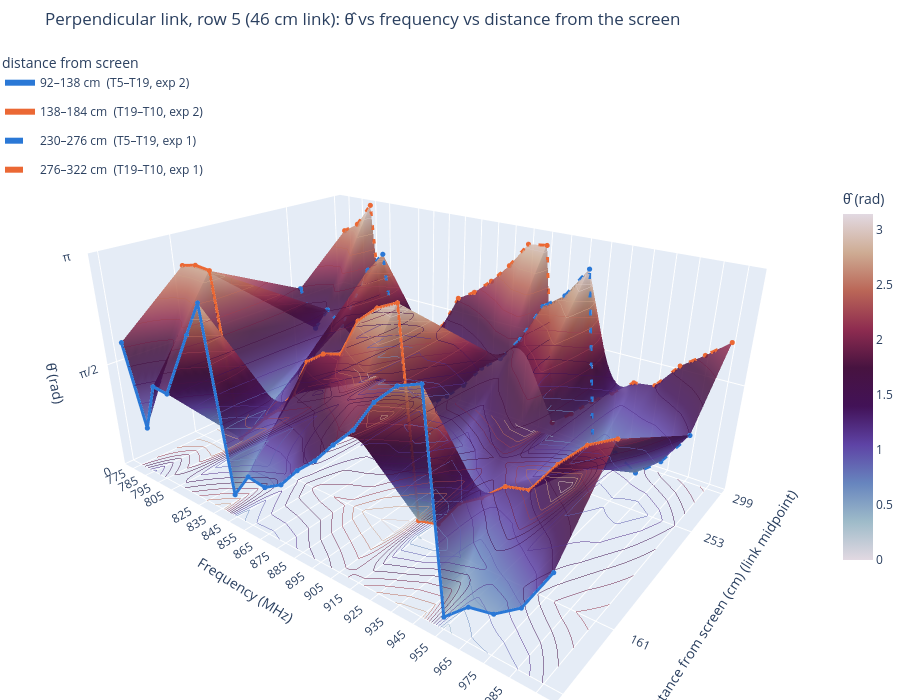
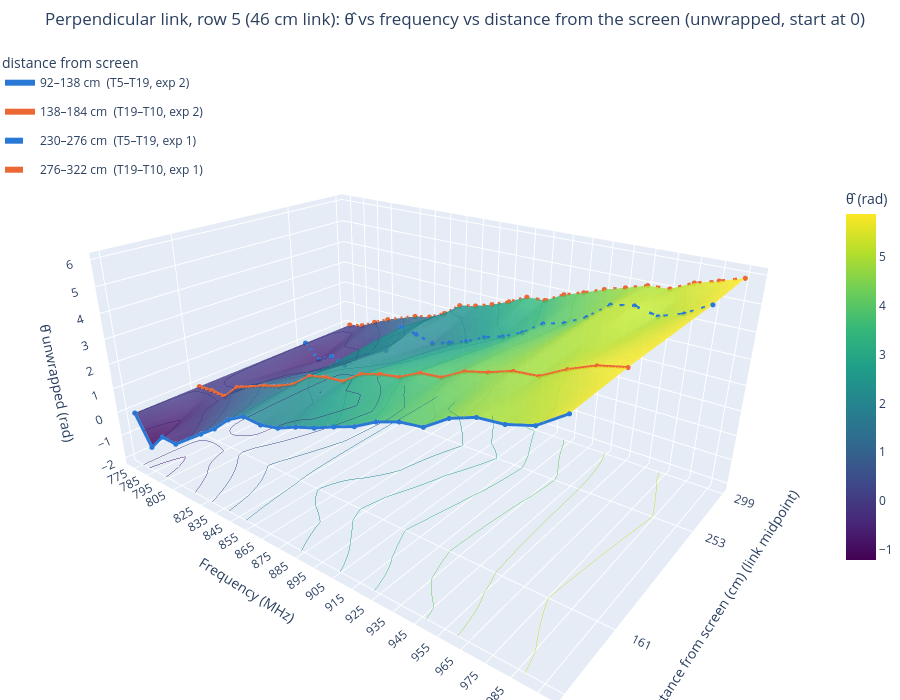

Notebook code cell kept with these figures, in order:
### Code cell
plot_link_vs_distance_3d(PERP_ROW_46, perp_gap=1, surface=True)   # distances=PERP_DISTANCES_46 to match the 2D plot
plot_link_vs_distance_3d(PERP_ROW_46, perp_gap=1, surface=True, unwrap=True, zero_start=True)

### Figure 1 — Plotly figure (JSON) as saved in the notebook; plotly's stock layout.template omitted (floating-point values rounded to 4 significant figures)
{"data": [{"cmax": 3.142, "cmin": 0, "colorbar": {"len": 0.6, "title": {"text": "θ̂ (rad)"}, "x": 1}, "colorscale": [[0, "#e2d9e2"], [0.1111, "#9ebbc9"], [0.2222, "#6785be"], [0.3333, "#5e43a5"], [0.4444, "#421257"], [0.5556, "#471340"], [0.6667, "#8e2c50"], [0.7778, "#ba6657"], [0.8889, "#ceac94"], [1, "#e2d9e2"]], "contours": {"z": {"end": 3.142, "project": {"z": true}, "show": true, "size": 0.2618, "start": 0, "usecolormap": true, "width": 2}}, "hovertemplate": "%{x} MHz, %{y:.0f} cm<br>θ̂ = %{z:.3f} rad<extra></extra>", "name": "surface", "opacity": 0.85, "type": "surface", "x": [775, 785, 795, 805, 825, 835, 845, 855, 865, 875, 885, 895, 905, 915, 925, 935, 945, 955, 965, 975, 985, 995], "y": [115.0, 161.0, 253.0, 299.0], "z": [[1.906, 0.6993, 1.424, 1.408, 2.383, 2.864, 0.3384, 0.7209, 0.6857, 0.8434, 1.153, 1.394, 1.704, 1.986, 2.402, 2.672, 2.783, 0.1649, 0.4585, 0.5338, 0.7725, 1.341], [2.724, 2.783, 2.763, 0.2634, 0.805, 1.028, 1.347, 1.894, 2.084, 2.161, 2.661, 2.889, 3.018, 0.2475, 0.3291, 0.7548, 0.9508, 1.219, 1.294, 1.725, 2.057, 2.233], [1.812, 1.183, 1.574, 1.375, 2.416, 2.713, 0.8215, 0.6972, 0.51, 0.7406, 1.01, 1.368, 1.597, 1.959, 2.494, 2.7, 3.106, 0.5917, 0.7426, 0.5544, 0.8342, 1.312], [2.57, 2.726, 3.086, 0.2705, 0.8041, 0.9622, 1.312, 1.858, 2.02, 2.259, 2.557, 2.932, 2.965, 0.2314, 0.4805, 0.7767, 1.009, 1.256, 1.301, 1.678, 1.911, 2.167]]}, {"hovertemplate": "%{x} MHz<br>%{y:.0f} cm<br>θ̂ = %{z:.3f} rad<extra>92–138 cm  (T5–T19, exp 2)</extra>", "legendgroup": "92–138 cm  (T5–T19, exp 2)", "line": {"color": "#2a78d6", "dash": "solid", "width": 6}, "marker": {"color": "#2a78d6", "size": 3}, "mode": "lines+markers", "name": "92–138 cm  (T5–T19, exp 2)", "type": "scatter3d", "x": [775, 785, 795, 805, 825, 835, 845, 855, 865, 875, 885, 895, 905, 915, 925, 935, 945, 955, 965, 975, 985, 995], "y": [115.0, 115.0, 115.0, 115.0, 115.0, 115.0, 115.0, 115.0, 115.0, 115.0, 115.0, 115.0, 115.0, 115.0, 115.0, 115.0, 115.0, 115.0, 115.0, 115.0, 115.0, 115.0], "z": [1.906, 0.6993, 1.424, 1.408, 2.383, 2.864, 0.3384, 0.7209, 0.6857, 0.8434, 1.153, 1.394, 1.704, 1.986, 2.402, 2.672, 2.783, 0.1649, 0.4585, 0.5338, 0.7725, 1.341]}, {"hovertemplate": "%{x} MHz<br>%{y:.0f} cm<br>θ̂ = %{z:.3f} rad<extra>138–184 cm  (T19–T10, exp 2)</extra>", "legendgroup": "138–184 cm  (T19–T10, exp 2)", "line": {"color": "#eb6834", "dash": "solid", "width": 6}, "marker": {"color": "#eb6834", "size": 3}, "mode": "lines+markers", "name": "138–184 cm  (T19–T10, exp 2)", "type": "scatter3d", "x": [775, 785, 795, 805, 825, 835, 845, 855, 865, 875, 885, 895, 905, 915, 925, 935, 945, 955, 965, 975, 985, 995], "y": [161.0, 161.0, 161.0, 161.0, 161.0, 161.0, 161.0, 161.0, 161.0, 161.0, 161.0, 161.0, 161.0, 161.0, 161.0, 161.0, 161.0, 161.0, 161.0, 161.0, 161.0, 161.0], "z": [2.724, 2.783, 2.763, 0.2634, 0.805, 1.028, 1.347, 1.894, 2.084, 2.161, 2.661, 2.889, 3.018, 0.2475, 0.3291, 0.7548, 0.9508, 1.219, 1.294, 1.725, 2.057, 2.233]}, {"hovertemplate": "%{x} MHz<br>%{y:.0f} cm<br>θ̂ = %{z:.3f} rad<extra>230–276 cm  (T5–T19, exp 1)</extra>", "legendgroup": "230–276 cm  (T5–T19, exp 1)", "line": {"color": "#2a78d6", "dash": "dash", "width": 6}, "marker": {"color": "#2a78d6", "size": 3}, "mode": "lines+markers", "name": "230–276 cm  (T5–T19, exp 1)", "type": "scatter3d", "x": [775, 785, 795, 805, 825, 835, 845, 855, 865, 875, 885, 895, 905, 915, 925, 935, 945, 955, 965, 975, 985, 995], "y": [253.0, 253.0, 253.0, 253.0, 253.0, 253.0, 253.0, 253.0, 253.0, 253.0, 253.0, 253.0, 253.0, 253.0, 253.0, 253.0, 253.0, 253.0, 253.0, 253.0, 253.0, 253.0], "z": [1.812, 1.183, 1.574, 1.375, 2.416, 2.713, 0.8215, 0.6972, 0.51, 0.7406, 1.01, 1.368, 1.597, 1.959, 2.494, 2.7, 3.106, 0.5917, 0.7426, 0.5544, 0.8342, 1.312]}, {"hovertemplate": "%{x} MHz<br>%{y:.0f} cm<br>θ̂ = %{z:.3f} rad<extra>276–322 cm  (T19–T10, exp 1)</extra>", "legendgroup": "276–322 cm  (T19–T10, exp 1)", "line": {"color": "#eb6834", "dash": "dash", "width": 6}, "marker": {"color": "#eb6834", "size": 3}, "mode": "lines+markers", "name": "276–322 cm  (T19–T10, exp 1)", "type": "scatter3d", "x": [775, 785, 795, 805, 825, 835, 845, 855, 865, 875, 885, 895, 905, 915, 925, 935, 945, 955, 965, 975, 985, 995], "y": [299.0, 299.0, 299.0, 299.0, 299.0, 299.0, 299.0, 299.0, 299.0, 299.0, 299.0, 299.0, 299.0, 299.0, 299.0, 299.0, 299.0, 299.0, 299.0, 299.0, 299.0, 299.0], "z": [2.57, 2.726, 3.086, 0.2705, 0.8041, 0.9622, 1.312, 1.858, 2.02, 2.259, 2.557, 2.932, 2.965, 0.2314, 0.4805, 0.7767, 1.009, 1.256, 1.301, 1.678, 1.911, 2.167]}], "layout": {"height": 700, "legend": {"title": {"text": "distance from screen"}, "x": 0, "y": 1}, "margin": {"b": 0, "l": 0, "r": 0, "t": 50}, "scene": {"aspectmode": "manual", "aspectratio": {"x": 1.8, "y": 1.2, "z": 0.8}, "camera": {"eye": {"x": 1.5, "y": -1.9, "z": 1.1}}, "xaxis": {"tickvals": [775, 785, 795, 805, 825, 835, 845, 855, 865, 875, 885, 895, 905, 915, 925, 935, 945, 955, 965, 975, 985, 995], "title": {"text": "Frequency (MHz)"}}, "yaxis": {"tickvals": [115.0, 161.0, 253.0, 299.0], "title": {"text": "Distance from screen (cm) (link midpoint)"}}, "zaxis": {"range": [0, 3.142], "ticktext": ["0", "π/2", "π"], "tickvals": [0, 1.571, 3.142], "title": {"text": "θ̂ (rad)"}}}, "title": {"text": "Perpendicular link, row 5 (46 cm link): θ̂ vs frequency vs distance from the screen"}}}

### Figure 2 — Plotly figure (JSON) as saved in the notebook; plotly's stock layout.template omitted (floating-point values rounded to 4 significant figures)
{"data": [{"cmax": 5.88, "cmin": -1.207, "colorbar": {"len": 0.6, "title": {"text": "θ̂ (rad)"}, "x": 1}, "colorscale": [[0, "#440154"], [0.1111, "#482878"], [0.2222, "#3e4989"], [0.3333, "#31688e"], [0.4444, "#26828e"], [0.5556, "#1f9e89"], [0.6667, "#35b779"], [0.7778, "#6ece58"], [0.8889, "#b5de2b"], [1, "#fde725"]], "contours": {"z": {"end": 5.88, "project": {"z": true}, "show": true, "size": 0.5906, "start": -1.207, "usecolormap": true, "width": 2}}, "hovertemplate": "%{x} MHz, %{y:.0f} cm<br>θ̂ = %{z:.3f} rad<extra></extra>", "name": "surface", "opacity": 0.85, "type": "surface", "x": [775, 785, 795, 805, 825, 835, 845, 855, 865, 875, 885, 895, 905, 915, 925, 935, 945, 955, 965, 975, 985, 995], "y": [115.0, 161.0, 253.0, 299.0], "z": [[0.0, -1.207, -0.4821, -0.4989, 0.4769, 0.9573, 1.574, 1.956, 1.921, 2.079, 2.388, 2.629, 2.94, 3.221, 3.638, 3.907, 4.018, 4.542, 4.835, 4.911, 5.149, 5.718], [0.0, 0.05896, 0.03893, 0.6811, 1.223, 1.445, 1.765, 2.311, 2.501, 2.578, 3.079, 3.306, 3.436, 3.807, 3.888, 4.314, 4.51, 4.778, 4.853, 5.284, 5.616, 5.793], [0.0, -0.6282, -0.2373, -0.4369, 0.6045, 0.9012, 2.152, 2.027, 1.84, 2.071, 2.341, 2.698, 2.927, 3.289, 3.824, 4.03, 4.436, 5.063, 5.214, 5.026, 5.306, 5.783], [0.0, 0.1564, 0.5166, 0.8424, 1.376, 1.534, 1.883, 2.43, 2.592, 2.831, 3.129, 3.504, 3.537, 3.945, 4.194, 4.49, 4.722, 4.97, 5.014, 5.391, 5.624, 5.88]]}, {"hovertemplate": "%{x} MHz<br>%{y:.0f} cm<br>θ̂ = %{z:.3f} rad<extra>92–138 cm  (T5–T19, exp 2)</extra>", "legendgroup": "92–138 cm  (T5–T19, exp 2)", "line": {"color": "#2a78d6", "dash": "solid", "width": 6}, "marker": {"color": "#2a78d6", "size": 3}, "mode": "lines+markers", "name": "92–138 cm  (T5–T19, exp 2)", "type": "scatter3d", "x": [775, 785, 795, 805, 825, 835, 845, 855, 865, 875, 885, 895, 905, 915, 925, 935, 945, 955, 965, 975, 985, 995], "y": [115.0, 115.0, 115.0, 115.0, 115.0, 115.0, 115.0, 115.0, 115.0, 115.0, 115.0, 115.0, 115.0, 115.0, 115.0, 115.0, 115.0, 115.0, 115.0, 115.0, 115.0, 115.0], "z": [0.0, -1.207, -0.4821, -0.4989, 0.4769, 0.9573, 1.574, 1.956, 1.921, 2.079, 2.388, 2.629, 2.94, 3.221, 3.638, 3.907, 4.018, 4.542, 4.835, 4.911, 5.149, 5.718]}, {"hovertemplate": "%{x} MHz<br>%{y:.0f} cm<br>θ̂ = %{z:.3f} rad<extra>138–184 cm  (T19–T10, exp 2)</extra>", "legendgroup": "138–184 cm  (T19–T10, exp 2)", "line": {"color": "#eb6834", "dash": "solid", "width": 6}, "marker": {"color": "#eb6834", "size": 3}, "mode": "lines+markers", "name": "138–184 cm  (T19–T10, exp 2)", "type": "scatter3d", "x": [775, 785, 795, 805, 825, 835, 845, 855, 865, 875, 885, 895, 905, 915, 925, 935, 945, 955, 965, 975, 985, 995], "y": [161.0, 161.0, 161.0, 161.0, 161.0, 161.0, 161.0, 161.0, 161.0, 161.0, 161.0, 161.0, 161.0, 161.0, 161.0, 161.0, 161.0, 161.0, 161.0, 161.0, 161.0, 161.0], "z": [0.0, 0.05896, 0.03893, 0.6811, 1.223, 1.445, 1.765, 2.311, 2.501, 2.578, 3.079, 3.306, 3.436, 3.807, 3.888, 4.314, 4.51, 4.778, 4.853, 5.284, 5.616, 5.793]}, {"hovertemplate": "%{x} MHz<br>%{y:.0f} cm<br>θ̂ = %{z:.3f} rad<extra>230–276 cm  (T5–T19, exp 1)</extra>", "legendgroup": "230–276 cm  (T5–T19, exp 1)", "line": {"color": "#2a78d6", "dash": "dash", "width": 6}, "marker": {"color": "#2a78d6", "size": 3}, "mode": "lines+markers", "name": "230–276 cm  (T5–T19, exp 1)", "type": "scatter3d", "x": [775, 785, 795, 805, 825, 835, 845, 855, 865, 875, 885, 895, 905, 915, 925, 935, 945, 955, 965, 975, 985, 995], "y": [253.0, 253.0, 253.0, 253.0, 253.0, 253.0, 253.0, 253.0, 253.0, 253.0, 253.0, 253.0, 253.0, 253.0, 253.0, 253.0, 253.0, 253.0, 253.0, 253.0, 253.0, 253.0], "z": [0.0, -0.6282, -0.2373, -0.4369, 0.6045, 0.9012, 2.152, 2.027, 1.84, 2.071, 2.341, 2.698, 2.927, 3.289, 3.824, 4.03, 4.436, 5.063, 5.214, 5.026, 5.306, 5.783]}, {"hovertemplate": "%{x} MHz<br>%{y:.0f} cm<br>θ̂ = %{z:.3f} rad<extra>276–322 cm  (T19–T10, exp 1)</extra>", "legendgroup": "276–322 cm  (T19–T10, exp 1)", "line": {"color": "#eb6834", "dash": "dash", "width": 6}, "marker": {"color": "#eb6834", "size": 3}, "mode": "lines+markers", "name": "276–322 cm  (T19–T10, exp 1)", "type": "scatter3d", "x": [775, 785, 795, 805, 825, 835, 845, 855, 865, 875, 885, 895, 905, 915, 925, 935, 945, 955, 965, 975, 985, 995], "y": [299.0, 299.0, 299.0, 299.0, 299.0, 299.0, 299.0, 299.0, 299.0, 299.0, 299.0, 299.0, 299.0, 299.0, 299.0, 299.0, 299.0, 299.0, 299.0, 299.0, 299.0, 299.0], "z": [0.0, 0.1564, 0.5166, 0.8424, 1.376, 1.534, 1.883, 2.43, 2.592, 2.831, 3.129, 3.504, 3.537, 3.945, 4.194, 4.49, 4.722, 4.97, 5.014, 5.391, 5.624, 5.88]}], "layout": {"height": 700, "legend": {"title": {"text": "distance from screen"}, "x": 0, "y": 1}, "margin": {"b": 0, "l": 0, "r": 0, "t": 50}, "scene": {"aspectmode": "manual", "aspectratio": {"x": 1.8, "y": 1.2, "z": 0.8}, "camera": {"eye": {"x": 1.5, "y": -1.9, "z": 1.1}}, "xaxis": {"tickvals": [775, 785, 795, 805, 825, 835, 845, 855, 865, 875, 885, 895, 905, 915, 925, 935, 945, 955, 965, 975, 985, 995], "title": {"text": "Frequency (MHz)"}}, "yaxis": {"tickvals": [115.0, 161.0, 253.0, 299.0], "title": {"text": "Distance from screen (cm) (link midpoint)"}}, "zaxis": {"range": [-2.27, 6.235], "title": {"text": "θ̂ unwrapped (rad)"}}}, "title": {"text": "Perpendicular link, row 5 (46 cm link): θ̂ vs frequency vs distance from the screen (unwrapped, start at 0)"}}}
